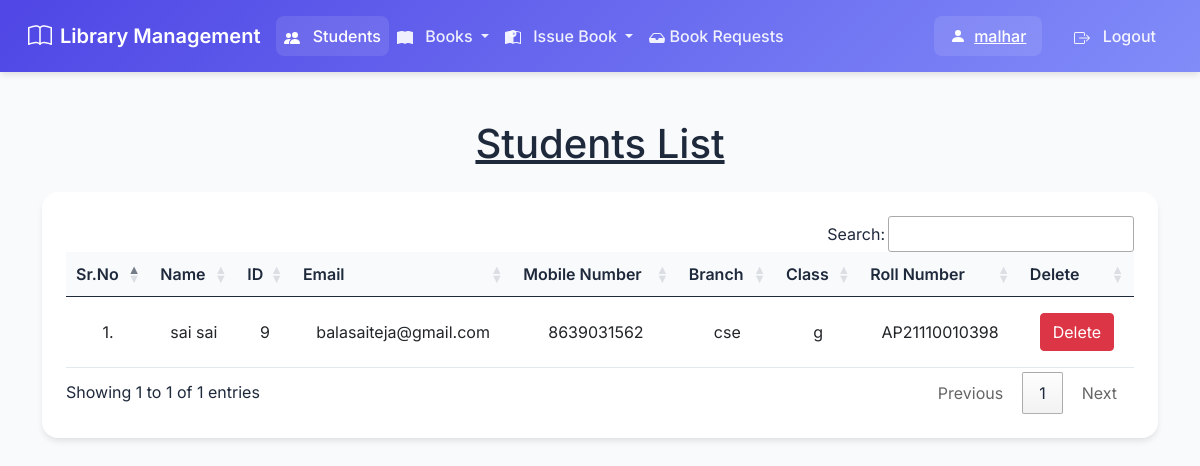
Page /view_students/ (signed in) on the earlier database version.
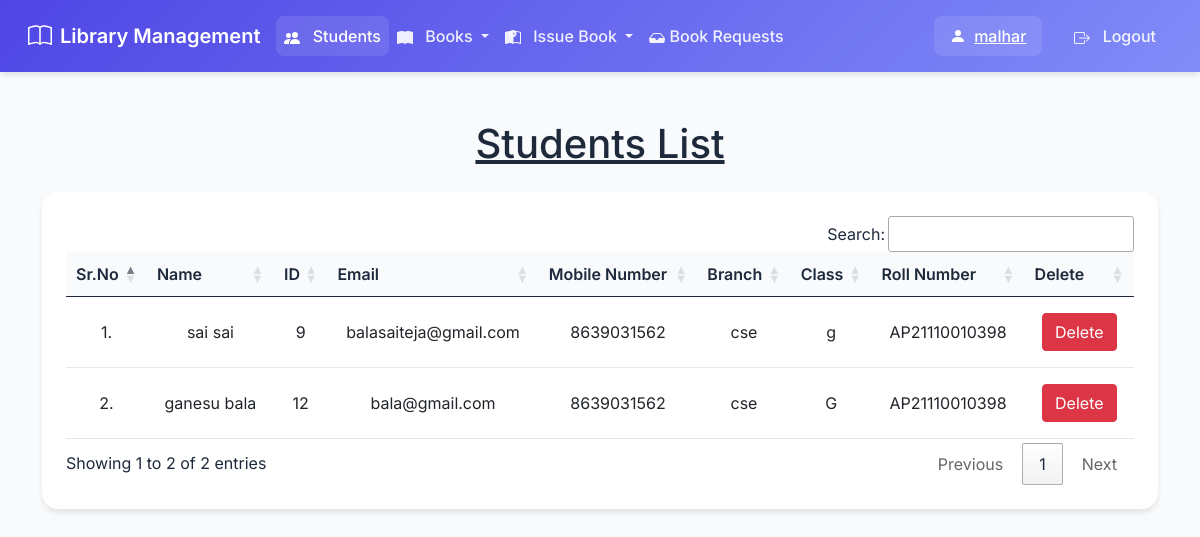
Same page on the later database version.
### library/models.py (models this page shows, shortened)
class Student(models.Model):
    user = models.OneToOneField(User, on_delete=models.CASCADE)
    classroom = models.CharField(max_length=10)
    branch = models.CharField(max_length=10)
    roll_no = models.CharField(max_length=3, blank=True)
    phone = models.CharField(max_length=10, blank=True)
    image = models.ImageField(upload_to="", blank=True)

### library/views.py (the view)
# urls.py: path("view_students/", views.view_students, name="view_students"),
@login_required(login_url = '/admin_login')
def view_students(request):
    students = Student.objects.all()
    return render(request, "view_students.html", {'students':students})

### library/templates/view_students.html (shortened to what this page needs)
{% extends 'admin_navbar.html' %}
{% load static %}
{% block body %}
<div class="container mt-4">
    <h1 class="text-center"><u>Students List</u></h1>
    <table class="table table-hover" id="example">
        <thead>
            <tr class="text-center">
                <th>Sr.No</th>
                <th>Name</th>
                <th>ID</th>
                <th>Email</th>
                <th>Mobile Number</th>
                <th>Branch</th>
                <th>Class</th>
                <th>Roll Number</th>
                <th>Delete</th>
            </tr>
        </thead>
        <tbody>
            {% for student in students %}
            <tr class="text-center">
                <td>{{forloop.counter}}.</td>
                <td>{{student.user.get_full_name}}</td>
                <td>{{student.user.id}}</td>
                <td>{{student.user.email}}</td>
                <td>{{student.phone}}</td>
                <td>{{student.branch}}</td>
                <td>{{student.classroom}}</td>
                <td>{{student.roll_no}}</td>
                <td><a href="/delete_student/{{student.id}}/" class="btn btn-danger" onclick="return confirm('Are you sure you want to delete this student?')">Delete</a></td>
            </tr>
            {% endfor %}
        </tbody>
    </table>
    </div>
{% endblock %}

### library/templates/admin_navbar.html (shortened to what this page needs)
<!doctype html>
<html lang="en">
  <head>
    <link href="https://cdn.jsdelivr.net/npm/bootstrap@5.1.0/dist/css/bootstrap.min.css" rel="stylesheet">
    <link rel="stylesheet" href="https://cdn.datatables.net/1.10.25/css/jquery.dataTables.min.css">
    <link rel="stylesheet" href="https://cdn.datatables.net/buttons/1.7.1/css/buttons.dataTables.min.css">
    {% load static %}
    <link rel="stylesheet" href="{% static 'css/admin-style.css' %}">
  </head>
  <body>
    <nav class="navbar navbar-expand-lg">
        <div class="container-fluid">
          <a class="navbar-brand" href="/">
            Library Management
          </a>
          <div class="collapse navbar-collapse" id="navbarSupportedContent">
            <ul class="navbar-nav me-auto mb-2 mb-lg-0">
              <li class="nav-item">
                <a class="nav-link active" href="/view_students/">
                  Students
                </a>
              </li>
              <li class="nav-item dropdown">
                <a class="nav-link dropdown-toggle" href="#" id="booksDropdown" role="button" data-bs-toggle="dropdown" aria-expanded="false">
                  Books
                </a>
              </li>
              <li class="nav-item dropdown">
                <a class="nav-link dropdown-toggle" href="#" id="issueDropdown" role="button" data-bs-toggle="dropdown" aria-expanded="false">
                  Issue Book
                </a>
              </li>
              <li class="nav-item">
                <a class="nav-link" href="{% url 'manage_book_requests' %}">
                    Book Requests
                </a>
              </li>
            </ul>
            <div class="d-flex align-items-center">
              <a class="welcome-message me-3" href="#">
                <svg xmlns="http://www.w3.org/2000/svg" width="16" height="16" fill="currentColor" viewBox="0 0 16 16">
                  <path d="M3 14s-1 0-1-1 1-4 6-4 6 3 6 4-1 1-1 1H3Zm5-6a3 3 0 1 0 0-6 3 3 0 0 0 0 6Z"/>
                </svg>
                {{request.user}}
              </a>
              <a class="nav-link" href="/logout/">
                Logout
              </a>
            </div>
          </div>
        </div>
      </nav>
      <div class="container-fluid py-4">
        {% block body %}
        {% endblock %}
      </div>
  </body>
</html>

### library/static/css/admin-style.css (style rules this page uses)
:root { --primary-color: #4f46e5; --secondary-color: #818cf8; --success-color: #22c55e; --background-color: #f8fafc; --text-color: #1e293b; --border-color: #e2e8f0; }
body { background-color: var(--background-color); color: var(--text-color); font-family: 'Inter', sans-serif; }
.navbar { background: linear-gradient(135deg, var(--primary-color), var(--secondary-color)) !important; padding: 1rem; box-shadow: 0 4px 6px -1px rgba(0, 0, 0, 0.1); }
.navbar-brand { color: white !important; font-weight: 600; font-size: 1.25rem; display: flex; align-items: center; gap: 0.5rem; }
.navbar-brand svg { width: 24px; height: 24px; }
.nav-link { color: rgba(255, 255, 255, 0.9) !important; font-weight: 500; padding: 0.5rem 1rem; border-radius: 0.5rem; transition: all 0.3s ease; }
.nav-link:hover, .nav-link.active { background: rgba(255, 255, 255, 0.1); color: white !important; }
.welcome-message { background: rgba(255, 255, 255, 0.1); padding: 0.5rem 1rem; border-radius: 0.5rem; color: white !important; font-weight: 500; display: flex; align-items: center; gap: 0.5rem; }
table.dataTable { border-collapse: collapse !important; margin-top: 1rem !important; }
table.dataTable thead th { background: var(--background-color); color: var(--text-color); font-weight: 600; padding: 1rem; border-bottom: 2px solid var(--border-color); }
table.dataTable tbody td { padding: 1rem; border-bottom: 1px solid var(--border-color); vertical-align: middle; }

Differences in the rows shown:
added Student: user.get_full_name "ganesu bala", user.id "12", user.email "bala@gmail.com", phone "8639031562", branch "cse", classroom "G", roll_no "AP21110010398"
Other differences:
text written by a page script: "Search: Showing 1 to 1 of 1 entries Previous 1 Next" → "Search: Showing 1 to 2 of 2 entries Previous 1 Next"
